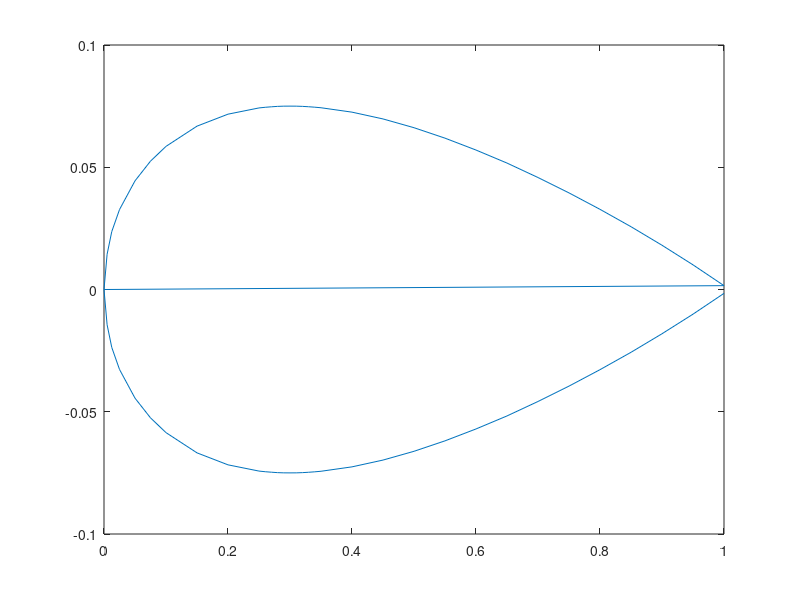
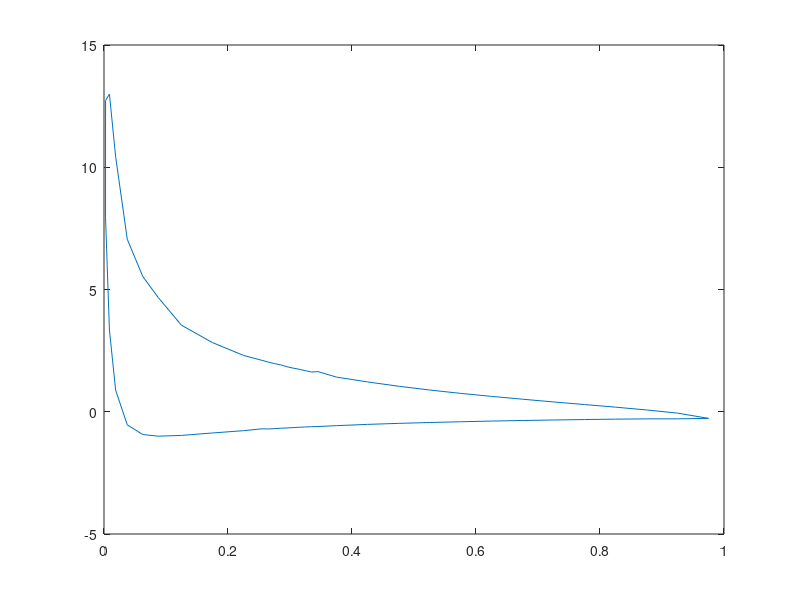

MATLAB code to generate these figures, in order:
%  Panel Code in MATLAB
%  Coded by L. sankar, April 1997
%  Open a File and read airfoil coordinates
clear; clc;
%fid = fopen('test.txt','r');
fid = fopen('panel.data.txt','r')
% Read Angle of Attack
alpha = fscanf(fid,'%f',1);
% read number of points on the upper side of airfoil
nu = fscanf(fid,'%d',1);
% read number of points on the lower side of airfoil
nl = fscanf(fid, '%d',1);
% read Flag that states if this airfoil is symmetric
% if isym > 0 then airfoil is assumed symmetric
isym = fscanf(fid,'%d',1);
% Read a scaling factor
% The airfoil y- ordinates will be multiplied by this factor
factor=fscanf(fid,'%f',1);

if(isym>0)
  nl = nu;
end
% Allocate storage for x and y
x = zeros(1,100);
y = zeros(1,100);
% Read the points on the upper surface
for i = nl:nl+nu-1
   a=fscanf(fid,'%f',1);
   b = fscanf(fid,'%f',1);
   x(i) = a;
   y(i) = b * factor;
end
if isym == 0 
% If the airfoil is not symmetric, read lower side ordinates too..
    for i = 1:nl
      a=fscanf(fid, '%f',1);
      b = fscanf(fid, '%f', 1);
      x(nl+1-i) = a;
      y(nl+1-i) = b * factor;
    end
else

    for i =1:nl 
       x(nl+1-i) = x(nl-1+i);
       y(nl+1-i) = - y(nl-1+i);
    end
end
fclose(fid);
% Plot the airfoil on window #1
% title('Airfoil');
plot(x,y);
n=nu+nl-2;
A=zeros(n+1,n+1);
ds=zeros(1,n);
pi=4. * atan(1.0);
% Assemble the Influence Coefficient Matrix A
 for i = 1:n
   t1= x(i+1)-x(i);
   t2 = y(i+1)-y(i);
   ds(i) = sqrt(t1*t1+t2*t2);
 end
for j = 1:n
 a(j,n+1) = 1.0;
 for i = 1:n
   if i == j
     a(i,i) = ds(i)/(2.*pi) *(log(0.5*ds(i)) - 1.0);
   else
     %midpoints of panel
     xm1 = 0.5 * (x(j)+x(j+1));
     ym1 = 0.5 * (y(j)+y(j+1));
     %ordinate/abscissa delta, normalized by total panel length.
     dx  = (x(i+1)-x(i))/ds(i);
     dy  = (y(i+1)-y(i))/ds(i);
     %distance from panel midpoint to start point
     t1  = x(i) - xm1;
     t2  = y(i) - ym1;
     %distance from panel midpoint to end point
     t3  = x(i+1) - xm1;
     t7  = y(i+1) - ym1;
     %???
     t4  = t1 * dx + t2 * dy;
     t5  = t3 * dx + t7 * dy;
     t6  = t2 * dx - t1 * dy;
     
     t10=t1;
     t20=t2;
     t1  = t5 * log(t5*t5+t6*t6) - t4 * log(t4*t4+t6*t6);
     t2  = atan2(t6,t4)-atan2(t6,t5);
     a(j,i) = (0.5 * t1-t5+t4+t6*t2)/(2.*pi);
     if j==1 && i==2
         disp(['dx: ' num2str(dx)])
         disp(['dy: ' num2str(dy)])
         disp(['t10: ' num2str(t10)])
         disp(['t20: ' num2str(t20)])
         disp(['t3: ' num2str(t3)])
         disp(['t7: ' num2str(t7)])
         disp(['t4: ' num2str(t4)])
         disp(['t5: ' num2str(t5)])
         disp(['t6: ' num2str(t6)])
         disp(['t1: ' num2str(t1)])
         disp(['t2: ' num2str(t2)])
         disp(['a(j,i): ' num2str(a(j,i))])
     end
   end
 end
%Kutta Condition!
a(n+1,1) = 1.0;
a(n+1,n) = 1.0;
end
% Assemble the Right hand Side of the Matrix system
rhs=zeros(n+1,1);
alpha = alpha * pi /180;
xmid=zeros(n,1);
for i = 1:n
  xmid(i,1) = 0.5 * (x(i) + x(i+1));
  ymid = 0.5 * (y(i) + y(i+1));
  rhs(i,1) = ymid * cos(alpha) - xmid(i) * sin(alpha);
end
gamma = zeros(n+1,1);
% Solve the syetm of equations
% In MATLAB this is easy!
a
rhs
%x'
%y'
%ds'
gamma = a\rhs;
cp=zeros(n,1);
cp1=zeros(n,1);
% Open a file to write x vs. Cp and the Loads
% Change the file name below, to open a new file every time 
fid=fopen('cp4.dat','w');
fprintf(fid,'   X          CP\n\n');
for i = 1:n
cp(i,1) = 1. - gamma(i) * gamma(i);
cp1(i,1) = - cp(i,1);
xa    = xmid(i,1);
cpa = cp(i,1);
% Write x and Cp to the file
% The xa- coordinate is the center points of panel 'i'
% Cpa is the Cp value at that point
fprintf(fid,'%10.4f %10.4f\n',xa,cpa);
end
% Open a new figure and plot x vs. Cp
figure(2);
plot(xmid,cp1);
% Compute Lift and Drag Coefficients
cy = 0.0;
cx = 0.0;
cm = 0.0;
% We assume that the airfoil has unit chord
% we assume that the leading edge is at i = nl;
for i=1:n
dx = x(i+1) - x(i);
dy = y(i+1) - y(i);
% xarm is the moment arem , equals distance from
% the center of the panel to quarter-chord.
xarm = 0.5 * (x(i+1)+x(i))-x(nl)-0.25;
cy = cy - cp(i,1) * dx;
cx = cx + cp(i,1) * dy;
cm = cm - cp(i,1) * dx * xarm;
end
% Print Lift and Drag coefficients on the screen
cl = cy * cos(alpha) - cx * sin(alpha)
cd = cy * sin(alpha) + cx * cos(alpha)
cm
% Write lift and Drag coefficients to a file
fprintf(fid,'  CL        CD  CM\n');
fprintf(fid,'%10.4f %10.4f %10.4f\n', cl,cd,cm);
fclose(fid);